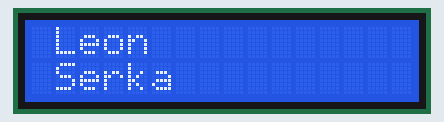
Recording of a sketch running on a simulated Arduino Uno, built with avr-gcc and run on an emulated ATmega328P. On the bench: 16×2 character LCD.

Above: at 0.1 s.
At 1.9 s:
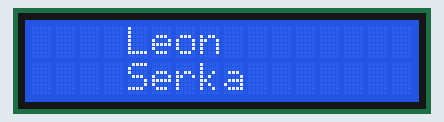
At 3.7 s:
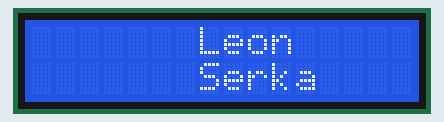
At 7.9 s:
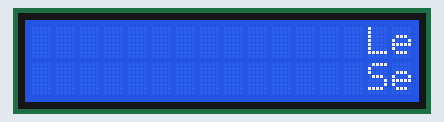
At 21.1 s:
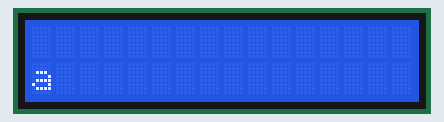
At 32.5 s:
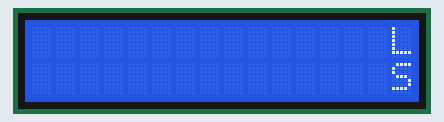

The sketch:

L7Z5LeonSerka.ino
```cpp
#include <LiquidCrystal.h>
LiquidCrystal lcd(12, 11, 5, 4, 3, 2);

void setup() {
lcd.begin(16, 2);
lcd.setCursor(0, 0);
lcd.print("Leon");
lcd.setCursor(0, 1);
lcd.print("Serka");
}

void loop() {
lcd.scrollDisplayRight();
delay(600);
}
```

Measured:
- what the display in image 1 shows lasts 0.6 s, from 1.9 s to 2.5 s
